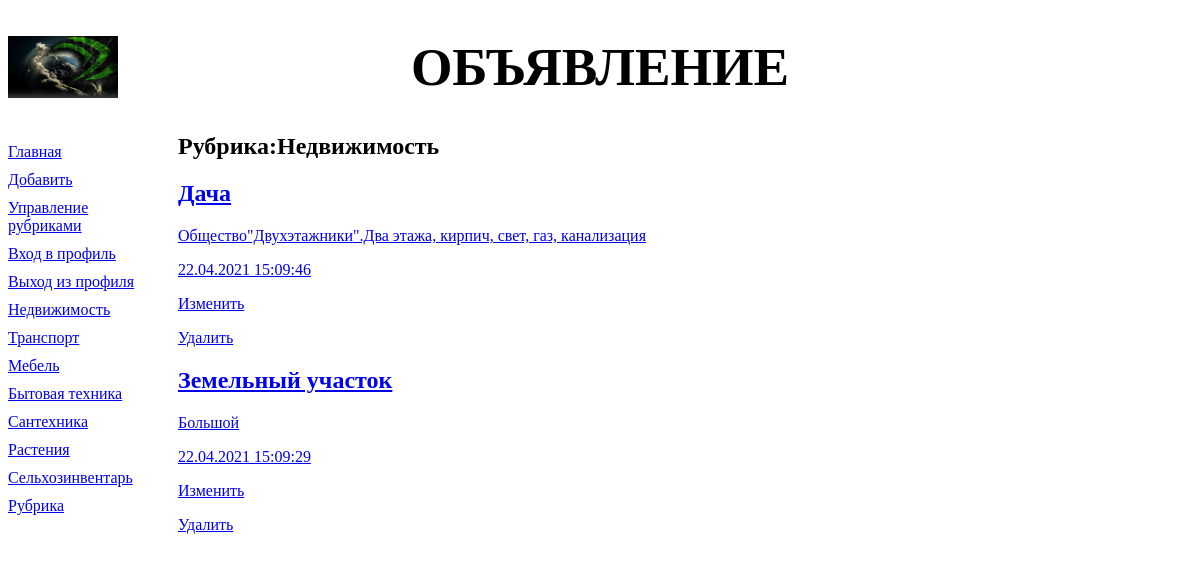
Screenshot of /bboard/1/ with the database file from the repository.
### bboard/models.py (models this page shows, shortened)
class Rubric(models.Model):
    name = models.CharField(max_length=20, db_index=True, verbose_name='Название')
    order = models.SmallIntegerField(default=0, db_index=True)
    objects = RubricManager()
    class Meta:
        verbose_name_plural = 'Рубрики'
        verbose_name = 'Рубрика'
        ordering = ['order', 'name']

class Bb(models.Model):
    title = models.CharField(max_length=50, verbose_name='Товар')
    content = models.TextField(null=True, blank=True, verbose_name='Описание')
    price = models.FloatField(null=True, blank=True, verbose_name='Цена')
    published = models.DateTimeField(auto_now_add=True, db_index=True, verbose_name='Опубликованно')
    rubric = models.ForeignKey('Rubric', null=True, on_delete=models.PROTECT, verbose_name='Рубрика')
    objects = models.Manager()
    revers = BbManager()
    def title_and_price(self):
        if self.price:
            return '%s (%.2f)' % (self.title, self.price)
        else:
            return self.title
    title_and_price.short_description = 'Название и цена'
    class Meta:
        verbose_name_plural = 'Объявления'
        verbose_name = 'Объявление'
        ordering = ['-published']

### bboard/views.py (the view)
class BbByRubricView(SingleObjectMixin,ListView):
    template_name = 'bboard/by_rubric.html'
    pk_url_kwarg = 'rubric_id'
    def get(self, request, *args, **kwargs):
        self.object = self.get_object(queryset = Rubric.objects.all())
        return super().get(request, *args, **kwargs)
    def get_context_data(self, **kwargs):
        context = super().get_context_data(**kwargs)
        context['current_rubric'] = self.object
        context['rubrics'] = Rubric.objects.all()
        context['bbs'] = context['object_list']
        return context
    def get_queryset(self):
        return self.object.bb_set.all()

### bboard/models.py (called while the page is built)
    def get_queryset(self):
        return RubricQuerySet(self.model, using=self._db)

### bboard/templates/bboard/by_rubric.html (shortened to what this page needs)
{% extends "layout/basic.html" %}
{% block content %}
<h2>Рубрика:{{ current_rubric.name }}</h2>
{% for bb in bbs %}
<div>
	<h2><a href="{% url 'detail' pk=bb.pk %}">{{ bb.title }}</h2>
	<p>{{ bb.content }}</p>
	<p>{{ bb.published|date:"d.m.Y H:i:s" }}</p>
	<p><a href="{% url 'bb_form' pk=bb.pk %}">Изменить</a></p>
	<p><a href="{% url 'bb_confirm_delete' pk=bb.pk %}">Удалить</a></p>
</div>
{% endfor %}
{% endblock %}

### bboard/templates/layout/basic.html (shortened to what this page needs)
{% load static %}
<!DOCTYPE html>
<html>
	<head>
		<link rel="stylesheet" type="text/css" href="{% static 'bboard/style.css' %}">
	</head>
	<body>
		<header>
			<h1>Объявление</h1>
		</header>
		<nav>
			<a href="{% url 'index' %}">Главная</a>
			<a href="{% url 'add' %}">Добавить</a>
			<a href="{% url 'rubrics' %}">Управление рубриками</a>
			<a href="{% url 'login' %}">Вход в профиль</a>
			<a href="{% url 'logout' %}">Выход из профиля</a>
			{% for rubric in rubrics %}
			<a href="{% url 'by_rubric' rubric.pk %}">{{ rubric.name }}</a>
			{% endfor %}
		</nav>
		<section>
		{% block content %}
		{% endblock %}
		</section>
	</body>
</html>

### bboard/static/bboard/style.css (style rules this page uses)
header h1 { font-size: 40pt; text-transform : uppercase; text-align: center; background: url("bg.jpg") left / auto 100% no-repeat; }
nav { font-size: : 16pt; width: 150px; float: left; }
nav a { display: block; margin: 10px 0px; }
section { margin-left: 170px; }

### rows the page displays
Rubric: name "Недвижимость"
Rubric: name "Транспорт"
Rubric: name "Мебель"
Rubric: name "Бытовая техника"
Rubric: name "Сантехника"
Rubric: name "Растения"
Rubric: name "Сельхозинвентарь"
Rubric: name "Рубрика"
Bb: title "Дача", content "Общество\"Двухэтажники\".Два этажа, кирпич, свет, газ, канализация", published "22.04.2021 15:09:46"
Bb: title "Земельный участок", content "Большой", published "22.04.2021 15:09:29"
